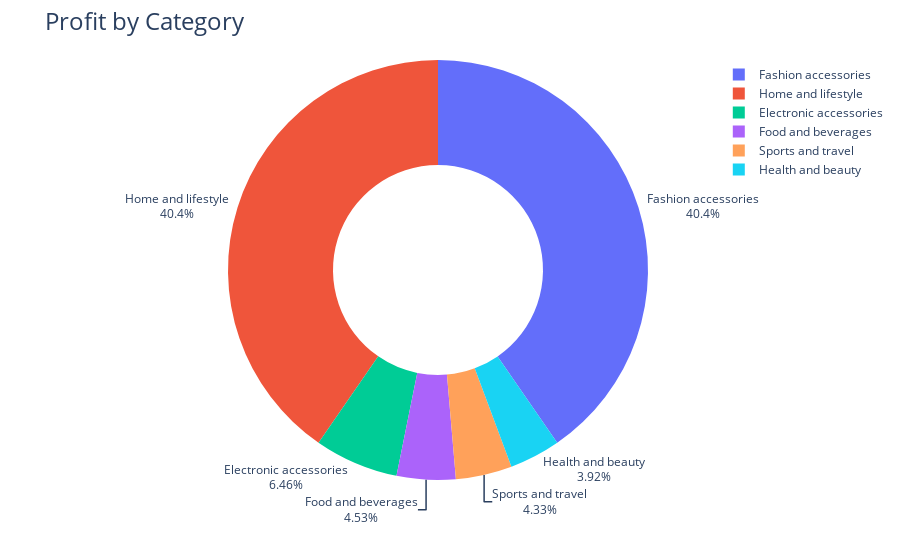

The code cell stored with this chart in its notebook:
### Code cell
fig=px.pie(Profit_by_category, values="Profit",names="category", hole=0.5)
fig.update_traces(textposition="outside",textinfo="percent+label")
fig.update_layout(title_text="Profit by Category",title_font=dict(size=24))
fig.show()

### Figure 1 — Plotly figure (JSON) as saved in the notebook; plotly's stock layout.template omitted (floating-point values rounded to 4 significant figures)
{"data": [{"domain": {"x": [0, 1], "y": [0, 1]}, "hole": 0.5, "hovertemplate": "category=%{label}<br>Profit=%{value}<extra></extra>", "labels": ["Electronic accessories", "Fashion accessories", "Food and beverages", "Health and beauty", "Home and lifestyle", "Sports and travel"], "legendgroup": "", "name": "", "showlegend": true, "textinfo": "percent+label", "textposition": "outside", "type": "pie", "values": [30770.0, 192300.0, 21550.0, 18670.0, 192200.0, 20610.0]}], "layout": {"legend": {"tracegroupgap": 0}, "margin": {"t": 60}, "title": {"font": {"size": 24}, "text": "Profit by Category"}}}
